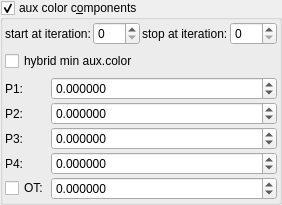
    <widget class="MyGroupBox" name="groupCheck_fold_color_aux_color_enabled">
     <property name="title">
      <string>aux color c&amp;omponents</string>
     </property>
     <property name="checkable">
      <bool>true</bool>
     </property>
     <layout class="QVBoxLayout" name="verticalLayout_11">
      <property name="leftMargin">
       <number>2</number>
      </property>
      <property name="topMargin">
       <number>2</number>
      </property>
      <property name="rightMargin">
       <number>2</number>
      </property>
      <property name="bottomMargin">
       <number>2</number>
      </property>
      <item>
       <layout class="QGridLayout" name="gridLayout_22" columnstretch="0,1,0,1">
        <property name="spacing">
         <number>2</number>
        </property>
        <item row="0" column="3">
         <widget class="MySpinBox" name="spinboxInt_fold_color_stop_iterations_A">
          <property name="sizePolicy">
           <sizepolicy hsizetype="Minimum" vsizetype="Maximum">
            <horstretch>0</horstretch>
            <verstretch>0</verstretch>
           </sizepolicy>
          </property>
          <property name="maximum">
           <number>999</number>
          </property>
         </widget>
        </item>
        <item row="0" column="0">
         <widget class="QLabel" name="label_277">
          <property name="text">
           <string>start at iteration:</string>
          </property>
         </widget>
        </item>
        <item row="0" column="2">
         <widget class="QLabel" name="label_278">
          <property name="text">
           <string>stop at iteration:</string>
          </property>
         </widget>
        </item>
        <item row="0" column="1">
         <widget class="MySpinBox" name="spinboxInt_fold_color_start_iterations_A">
          <property name="sizePolicy">
           <sizepolicy hsizetype="Minimum" vsizetype="Maximum">
            <horstretch>0</horstretch>
            <verstretch>0</verstretch>
           </sizepolicy>
          </property>
          <property name="maximum">
           <number>999</number>
          </property>
         </widget>
        </item>
       </layout>
      </item>
      <item>
       <widget class="MyCheckBox" name="checkBox_fold_color_aux_color_enabled_false">
        <property name="text">
         <string>hybrid min aux.color</string>
        </property>
       </widget>
      </item>
      <item>
       <layout class="QGridLayout" name="gridLayout_20" columnstretch="0,1">
        <property name="spacing">
         <number>2</number>
        </property>
        <item row="4" column="1">
         <widget class="MyDoubleSpinBox" name="spinbox4_fold_color_difs_0000_w">
          <property name="sizePolicy">
           <sizepolicy hsizetype="Minimum" vsizetype="Maximum">
            <horstretch>0</horstretch>
            <verstretch>0</verstretch>
           </sizepolicy>
          </property>
          <property name="prefix">
           <string/>
          </property>
          <property name="suffix">
           <string/>
          </property>
          <property name="decimals">
           <number>6</number>
          </property>
          <property name="minimum">
           <double>-100.000000000000000</double>
          </property>
          <property name="maximum">
           <double>100.000000000000000</double>
          </property>
          <property name="singleStep">
           <double>0.100000000000000</double>
          </property>
         </widget>
        </item>
        <item row="4" column="0">
         <widget class="QLabel" name="label_122">
          <property name="text">
           <string notr="true">P4:</string>
          </property>
         </widget>
        </item>
        <item row="5" column="1">
         <widget class="MyDoubleSpinBox" name="spinbox_fold_color_difs1">
          <property name="sizePolicy">
           <sizepolicy hsizetype="Minimum" vsizetype="Maximum">
            <horstretch>0</horstretch>
            <verstretch>0</verstretch>
           </sizepolicy>
          </property>
          <property name="prefix">
           <string/>
          </property>
          <property name="suffix">
           <string/>
          </property>
          <property name="decimals">
           <number>6</number>
          </property>
          <property name="minimum">
           <double>-100.000000000000000</double>
          </property>
          <property name="maximum">
           <double>100.000000000000000</double>
          </property>
          <property name="singleStep">
           <double>0.100000000000000</double>
          </property>
         </widget>
        </item>
        <item row="3" column="1">
         <widget class="MyDoubleSpinBox" name="spinbox4_fold_color_difs_0000_z">
          <property name="sizePolicy">
           <sizepolicy hsizetype="Minimum" vsizetype="Maximum">
            <horstretch>0</horstretch>
            <verstretch>0</verstretch>
           </sizepolicy>
          </property>
          <property name="prefix">
           <string/>
          </property>
          <property name="suffix">
           <string/>
          </property>
          <property name="decimals">
           <number>6</number>
          </property>
          <property name="minimum">
           <double>-100.000000000000000</double>
          </property>
          <property name="maximum">
           <double>100.000000000000000</double>
          </property>
          <property name="singleStep">
           <double>0.100000000000000</double>
          </property>
         </widget>
        </item>
        <item row="1" column="1" rowspan="2">
         <widget class="MyDoubleSpinBox" name="spinbox4_fold_color_difs_0000_y">
          <property name="sizePolicy">
           <sizepolicy hsizetype="Minimum" vsizetype="Maximum">
            <horstretch>0</horstretch>
            <verstretch>0</verstretch>
           </sizepolicy>
          </property>
          <property name="prefix">
           <string/>
          </property>
          <property name="suffix">
           <string/>
          </property>
          <property name="decimals">
           <number>6</number>
          </property>
          <property name="minimum">
           <double>-100.000000000000000</double>
          </property>
          <property name="maximum">
           <double>100.000000000000000</double>
          </property>
          <property name="singleStep">
           <double>0.100000000000000</double>
          </property>
         </widget>
        </item>
        <item row="1" column="0" rowspan="2">
         <widget class="QLabel" name="label_59">
          <property name="text">
           <string notr="true">P2:</string>
          </property>
         </widget>
        </item>
        <item row="3" column="0">
         <widget class="QLabel" name="label_121">
          <property name="text">
           <string notr="true">P3:</string>
          </property>
         </widget>
        </item>
        <item row="0" column="1">
         <widget class="MyDoubleSpinBox" name="spinbox4_fold_color_difs_0000_x">
          <property name="sizePolicy">
           <sizepolicy hsizetype="Minimum" vsizetype="Maximum">
            <horstretch>0</horstretch>
            <verstretch>0</verstretch>
           </sizepolicy>
          </property>
          <property name="prefix">
           <string/>
          </property>
          <property name="suffix">
           <string/>
          </property>
          <property name="decimals">
           <number>6</number>
          </property>
          <property name="minimum">
           <double>-100.000000000000000</double>
          </property>
          <property name="maximum">
           <double>100.000000000000000</double>
          </property>
          <property name="singleStep">
           <double>0.100000000000000</double>
          </property>
         </widget>
        </item>
        <item row="0" column="0">
         <widget class="QLabel" name="label_60">
          <property name="text">
           <string notr="true">P1:</string>
          </property>
         </widget>
        </item>
        <item row="5" column="0">
         <widget class="MyCheckBox" name="checkBox_transf_function_enabledz_false">
          <property name="text">
           <string>OT:</string>
          </property>
         </widget>
        </item>
       </layout>
      </item>
     </layout>
    </widget>
